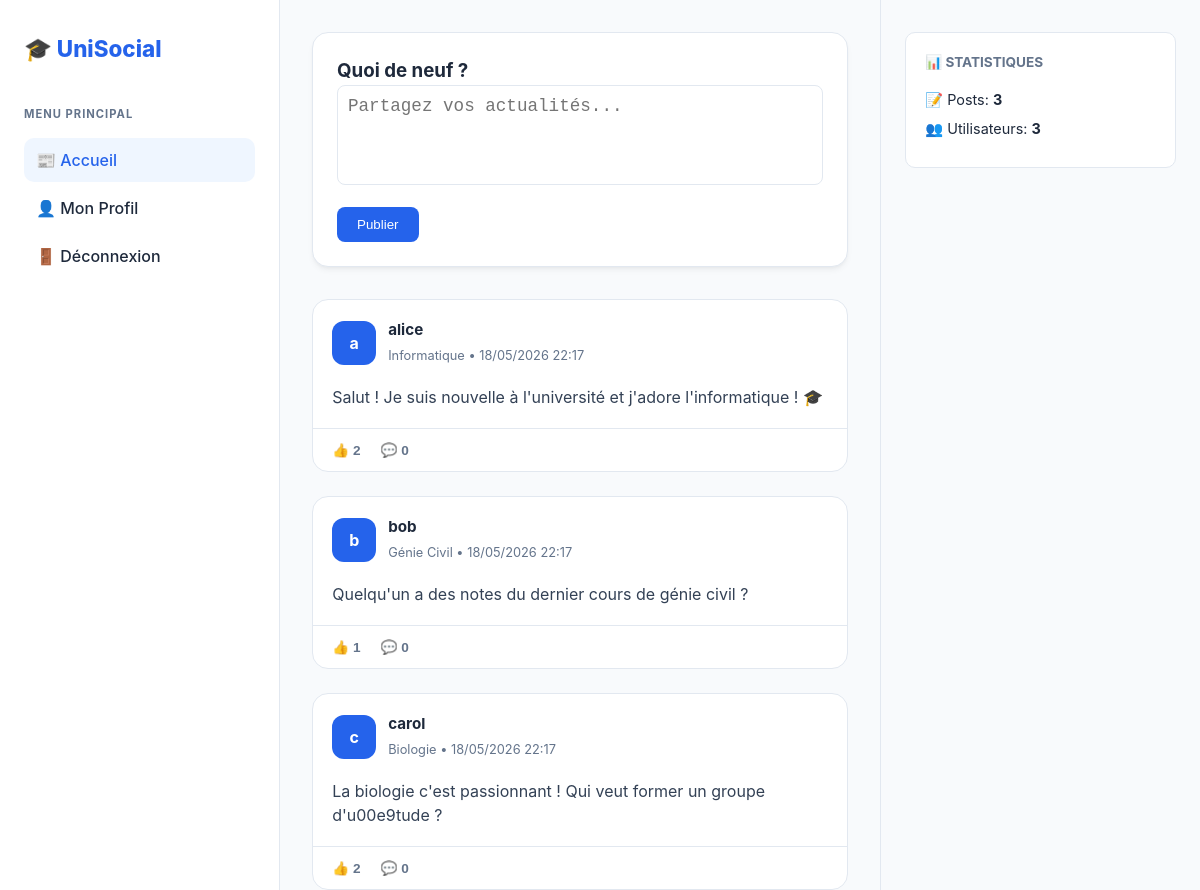
Page /index.php (signed in) on the committed database.
### tables this page shows
CREATE TABLE posts (
    id INT PRIMARY KEY AUTO_INCREMENT,
    user_id INT NOT NULL,
    content TEXT NOT NULL,
    image VARCHAR(255),
    created_at TIMESTAMP DEFAULT CURRENT_TIMESTAMP,
    updated_at TIMESTAMP DEFAULT CURRENT_TIMESTAMP ON UPDATE CURRENT_TIMESTAMP,
    FOREIGN KEY (user_id) REFERENCES users(id) ON DELETE CASCADE,
    INDEX (created_at)
);

CREATE TABLE users (
    id INT PRIMARY KEY AUTO_INCREMENT,
    username VARCHAR(50) NOT NULL UNIQUE,
    email VARCHAR(100) NOT NULL UNIQUE,
    password VARCHAR(255) NOT NULL,
    filiere_id INT,
    profile_pic VARCHAR(255),
    bio TEXT,
    role ENUM('etudiant', 'professeur', 'admin') DEFAULT 'etudiant',
    created_at TIMESTAMP DEFAULT CURRENT_TIMESTAMP,
    FOREIGN KEY (filiere_id) REFERENCES filieres(id) ON DELETE SET NULL
);

CREATE TABLE filieres (
    id INT PRIMARY KEY AUTO_INCREMENT,
    nom VARCHAR(100) NOT NULL UNIQUE,
    description TEXT,
    created_at TIMESTAMP DEFAULT CURRENT_TIMESTAMP
);

### index.php (the view, shortened to what this page needs)
<?php
require 'db.php';
include 'header.php';
$stmt = $pdo->prepare("
    SELECT p.*, u.username, u.profile_pic, f.nom as filiere,
           COUNT(DISTINCT l.id) as likes_count,
           COUNT(DISTINCT c.id) as comments_count
    FROM posts p
    JOIN users u ON p.user_id = u.id
    LEFT JOIN filieres f ON u.filiere_id = f.id
    LEFT JOIN likes l ON p.id = l.post_id
    LEFT JOIN comments c ON p.id = c.post_id
    GROUP BY p.id
    ORDER BY p.created_at DESC
    LIMIT 50
");
$stmt->execute();
$posts = $stmt->fetchAll();
?>
<div class="publish-box">
    <h3>Quoi de neuf ?</h3>
    <form method="POST" action="post.php">
        <textarea name="content" placeholder="Partagez vos actualités..." required style="height: 100px; padding: 10px; border: 1px solid #e2e8f0; border-radius: 8px;"></textarea>
        <button type="submit" style="background-color: #2563eb; color: white; padding: 10px 20px; border: none; border-radius: 8px; cursor: pointer;">Publier</button>
    </form>
</div>
<?php foreach ($posts as $post): ?>
    <div class="post-card">
        <div class="post-header">
            <div class="user-avatar"><?= substr($post['username'], 0, 1) ?></div>
            <div class="post-info">
                <h4><?= htmlspecialchars($post['username']) ?></h4>
                <span><?= htmlspecialchars($post['filiere']) ?> • <?= date('d/m/Y H:i', strtotime($post['created_at'])) ?></span>
            </div>
        </div>
        <div class="post-body"><?= nl2br(htmlspecialchars($post['content'])) ?></div>
        <div class="post-footer">
            <form method="POST" action="like.php" style="display:inline;">
                <button type="submit" class="btn-action">👍 <?= $post['likes_count'] ?></button>
            </form>
            <button class="btn-action">💬 <?= $post['comments_count'] ?></button>
        </div>
    </div>
<?php endforeach; ?>
<?php include 'footer.php'; ?>

### header.php (shortened to what this page needs)
<!DOCTYPE html>
<html lang="fr">
<head>
    <link rel="stylesheet" href="style.css">
</head>
<body>
    <div class="app-layout">
        <aside class="nav-sidebar">
            <div class="logo-area">🎓 UniSocial</div>
            <nav class="menu-group">
                <span class="menu-label">Menu Principal</span>
                <a href="index.php" class="menu-item <?= (basename($_SERVER['PHP_SELF']) == 'index.php') ? 'active' : '' ?>">
                    📰 Accueil
                </a>
                <?php if (isset($_SESSION['user_id'])): ?>
                    <a href="edit_profile.php" class="menu-item <?= (basename($_SERVER['PHP_SELF']) == 'edit_profile.php') ? 'active' : '' ?>">
                        👤 Mon Profil
                    </a>
                    <a href="logout.php" class="menu-item">
                        🚪 Déconnexion
                    </a>
                <?php endif; ?>
            </nav>
        </aside>
        <main class="feed-area">
            <div class="feed-content">

### footer.php
            </div>
        </main>
        <aside class="stats-sidebar">
            <div class="widget-card">
                <h3>📊 Statistiques</h3>
                <?php
                if (isset($_SESSION['user_id'])) {
                    require 'db.php';
                    $stmt = $pdo->prepare("SELECT COUNT(*) as count FROM posts");
                    $stmt->execute();
                    $posts_count = $stmt->fetchColumn();
                    $stmt = $pdo->prepare("SELECT COUNT(*) as count FROM users");
                    $stmt->execute();
                    $users_count = $stmt->fetchColumn();
                    echo "<p>📝 Posts: <strong>$posts_count</strong></p>";
                    echo "<p>👥 Utilisateurs: <strong>$users_count</strong></p>";
                }
                ?>
            </div>
        </aside>
    </div>
</body>
</html>

### style.css (style rules this page uses)
:root { --univ-primary: #2563eb; --univ-secondary: #64748b; --univ-bg: #f8fafc; --univ-card: #ffffff; --univ-border: #e2e8f0; --univ-text: #1e293b; --radius-lg: 16px; --radius-md: 10px; --shadow: 0 4px 6px -1px rgba(0, 0, 0, 0.05), 0 2px 4px -2px rgba(0, 0, 0, 0.05); }
* { box-sizing: border-box; margin: 0; padding: 0; }
body { background-color: var(--univ-bg); color: var(--univ-text); font-family: 'Inter', system-ui, -apple-system, sans-serif; line-height: 1.5; height: 100vh; display: flex; overflow: hidden; }
.app-layout { display: grid; grid-template-columns: 280px 1fr 320px; width: 100%; }
.nav-sidebar { background: var(--univ-card); border-right: 1px solid var(--univ-border); padding: 2rem 1.5rem; display: flex; flex-direction: column; }
.logo-area { font-size: 1.4rem; font-weight: 800; color: var(--univ-primary); margin-bottom: 2.5rem; display: flex; align-items: center; gap: 12px; }
.menu-group { margin-bottom: 2rem; }
.menu-label { font-size: 0.7rem; font-weight: 700; color: var(--univ-secondary); text-transform: uppercase; letter-spacing: 1px; margin-bottom: 1rem; display: block; }
.menu-item { display: flex; align-items: center; padding: 10px 12px; border-radius: var(--radius-md); text-decoration: none; color: var(--univ-text); font-weight: 500; margin-bottom: 4px; }
.menu-item.active { background: #eff6ff; color: var(--univ-primary); }
.feed-area { overflow-y: auto; padding: 2rem; display: flex; justify-content: center; }
.feed-content { width: 100%; max-width: 700px; }
.publish-box { background: var(--univ-card); border-radius: var(--radius-lg); padding: 1.5rem; border: 1px solid var(--univ-border); box-shadow: var(--shadow); margin-bottom: 2rem; }
.publish-box textarea { width: 100%; border: none; font-size: 1.1rem; outline: none; resize: none; margin-bottom: 1rem; }
.post-card { background: var(--univ-card); border-radius: var(--radius-lg); border: 1px solid var(--univ-border); margin-bottom: 1.5rem; overflow: hidden; }
.post-header { padding: 1.2rem; display: flex; align-items: center; gap: 12px; }
.user-avatar { width: 44px; height: 44px; border-radius: 12px; background: var(--univ-primary); color: white; display: flex; align-items: center; justify-content: center; font-weight: 700; }
.post-info h4 { font-size: 0.95rem; font-weight: 700; margin: 0; }
.post-info span { font-size: 0.8rem; color: var(--univ-secondary); }
.post-body { padding: 0 1.2rem 1.2rem; font-size: 1rem; color: #334155; }
.post-footer { padding: 0.8rem 1.2rem; border-top: 1px solid var(--univ-border); display: flex; gap: 20px; }
.btn-action { background: none; border: none; font-size: 0.85rem; font-weight: 600; color: var(--univ-secondary); cursor: pointer; display: flex; align-items: center; gap: 6px; }
.stats-sidebar { background: var(--univ-bg); border-left: 1px solid var(--univ-border); padding: 2rem 1.5rem; overflow-y: auto; }
.widget-card { background: var(--univ-card); border-radius: var(--radius-md); padding: 1.2rem; border: 1px solid var(--univ-border); margin-bottom: 1.5rem; }
.widget-card h3 { font-size: 0.85rem; color: var(--univ-secondary); margin-bottom: 1rem; text-transform: uppercase; }
.widget-card p { font-size: 0.9rem; margin: 0.5rem 0; }

### rows in the picture
posts: user.username "a", user.username "alice", filieres.nom "Informatique", created_at "18/05/2026 22:17", content "Salut ! Je suis nouvelle à l'université et j'adore l'informatique ! 🎓", likes_count "2", comments_count "0"
posts: user.username "b", user.username "bob", filieres.nom "Génie Civil", created_at "18/05/2026 22:17", content "Quelqu'un a des notes du dernier cours de génie civil ?", likes_count "1", comments_count "0"
posts: user.username "c", user.username "carol", filieres.nom "Biologie", created_at "18/05/2026 22:17", content "La biologie c'est passionnant ! Qui veut former un groupe d'u00e9tude ?", likes_count "2", comments_count "0"

### other values in the picture
$posts_count "3"
$users_count "3"
